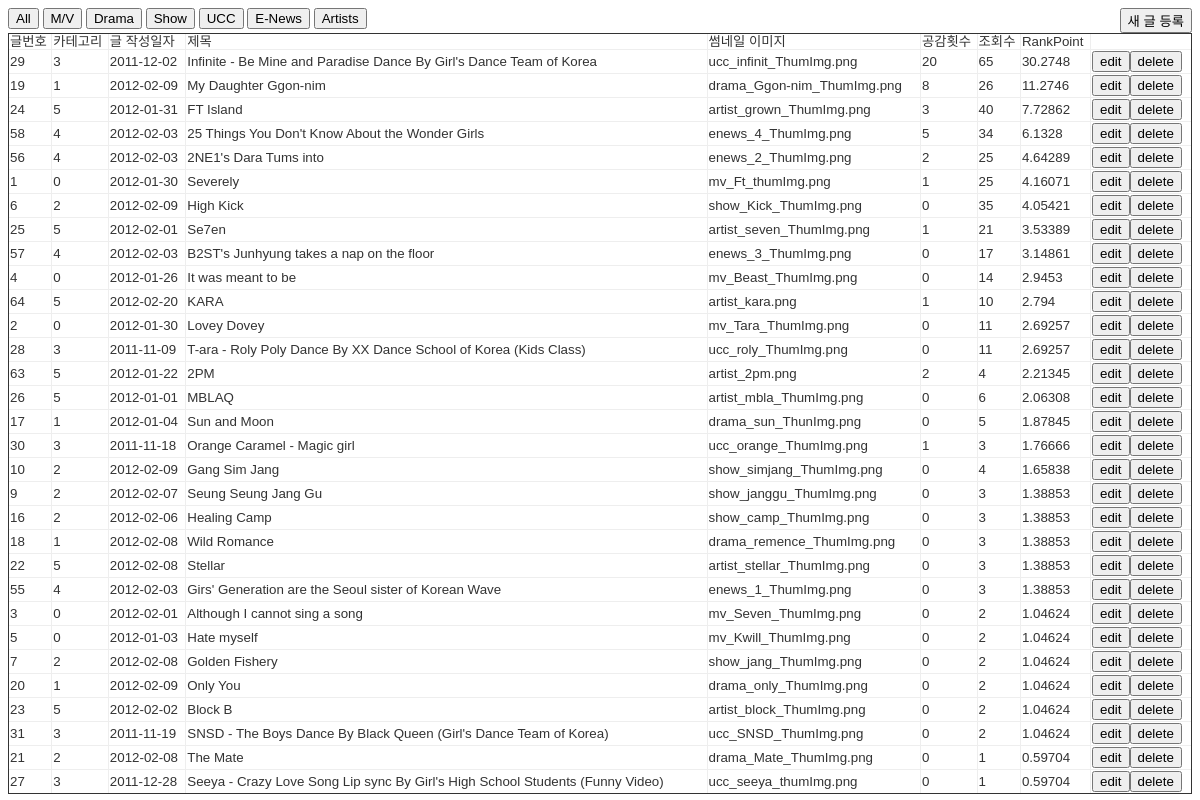
The app's page /admin/index.php with its own data.
### tables this page shows
CREATE TABLE `contents` (
  `id` int(11) NOT NULL AUTO_INCREMENT,
  `category` int(11) NOT NULL DEFAULT '0',
  `title` varchar(200) NOT NULL,
  `date` date NOT NULL,
  `thumb_img` varchar(100) NOT NULL,
  `vod_src` text,
  `empathy` int(11) NOT NULL DEFAULT '0',
  `viewcount` int(11) NOT NULL DEFAULT '0',
  `rankpoint` float NOT NULL DEFAULT '0',
  `description` text NOT NULL,
  PRIMARY KEY (`id`)
);

### admin/index.php (the view, shortened to what this page needs)
<!DOCTYPE HTML>
<?php
$category = $_GET['m'];
?>
<html lang="en">
<head>
</head>
<body>
	<div style="width: 100%;">
		<div>
			<div style="float: left;">
				<a href="./index.php?m=6"><button>All</button></a>
				<a href="./index.php?m=0"><button>M/V</button></a>
				<a href="./index.php?m=1"><button>Drama</button></a>
				<a href="./index.php?m=2"><button>Show</button></a>
				<a href="./index.php?m=3"><button>UCC</button></a>
				<a href="./index.php?m=4"><button>E-News</button></a>
				<a href="./index.php?m=5"><button>Artists</button></a>
			</div>
			<div style="float: right;">
				<a href="./register.php"><button>새 글 등록</button></a>
			</div>
		</div>
		<div>
			<table border="1">
				<thead>
					<td>글번호</td>
					<td>카테고리</td>
					<td>글 작성일자</td>
					<td>제목</td>
					<td>썸네일 이미지</td>
					<td>공감횟수</td>
					<td>조회수</td>
					<td>RankPoint</td>
					<td>&nbsp;</td>
				</thead>
				<tbody>
					<?php
						if ($category == NULL || $category == 6)
							$query = "SELECT * FROM contents ORDER BY rankpoint desc";
						else
							$query = "SELECT * FROM contents WHERE category = " . $category . " ORDER BY id desc";
						$result = mysql_query($query);
						while($row = mysql_fetch_assoc($result))
						{
							echo "<tr>";
							echo "<td>".$row['id']."</td>";
							echo "<td>".$row['category']."</td>";
							echo "<td>".$row['date']."</td>";
							echo "<td>".$row['title']."</td>";
							echo "<td>".$row['thumb_img']."</td>";
							echo "<td>".$row['empathy']."</td>";
							echo "<td>".$row['viewcount']."</td>";
							echo "<td>".$row['rankpoint']."</td>";
							echo "<td><a href=\"./edit.php?id=".$row['id']."\"><button>edit</button></a><a href=\"./delete.php?id=".$row['id']."\"><button>delete</button></a></td>";
							echo "</tr>";
						}
					?>
				</tbody>
			</table>
		</div>
	</div>
</body>
</html>

### admin/index.php (style rules this page uses)
table { width: 100%; border: solid 1px; border-collapse:collapse;border-spacing:0; margin:0; padding:0; font-weight:normal; font-style:normal; font-size:100%; line-height:1; font-family:inherit; }
body { font-size: 10pt; font-family: Arial, Helvetica, sans-serif; color: #333333; }

### records on screen
contents: id "29", category "3", date "2011-12-02", title "Infinite - Be Mine and Paradise Dance By Girl's Dance Team of Korea", thumb_img "ucc_infinit_ThumImg.png", empathy "20", viewcount "65", rankpoint "30.2748"
contents: id "19", category "1", date "2012-02-09", title "My Daughter Ggon-nim", thumb_img "drama_Ggon-nim_ThumImg.png", empathy "8", viewcount "26", rankpoint "11.2746"
contents: id "24", category "5", date "2012-01-31", title "FT Island", thumb_img "artist_grown_ThumImg.png", empathy "3", viewcount "40", rankpoint "7.72862"
contents: id "58", category "4", date "2012-02-03", title "25 Things You Don't Know About the Wonder Girls", thumb_img "enews_4_ThumImg.png", empathy "5", viewcount "34", rankpoint "6.1328"
contents: id "56", category "4", date "2012-02-03", title "2NE1's Dara Tums into", thumb_img "enews_2_ThumImg.png", empathy "2", viewcount "25", rankpoint "4.64289"
contents: id "1", category "0", date "2012-01-30", title "Severely", thumb_img "mv_Ft_thumImg.png", empathy "1", viewcount "25", rankpoint "4.16071"
contents: id "6", category "2", date "2012-02-09", title "High Kick", thumb_img "show_Kick_ThumImg.png", empathy "0", viewcount "35", rankpoint "4.05421"
contents: id "25", category "5", date "2012-02-01", title "Se7en", thumb_img "artist_seven_ThumImg.png", empathy "1", viewcount "21", rankpoint "3.53389"
contents: id "57", category "4", date "2012-02-03", title "B2ST's Junhyung takes a nap on the floor", thumb_img "enews_3_ThumImg.png", empathy "0", viewcount "17", rankpoint "3.14861"
contents: id "4", category "0", date "2012-01-26", title "It was meant to be", thumb_img "mv_Beast_ThumImg.png", empathy "0", viewcount "14", rankpoint "2.9453"
contents: id "64", category "5", date "2012-02-20", title "KARA", thumb_img "artist_kara.png", empathy "1", viewcount "10", rankpoint "2.794"
contents: id "2", category "0", date "2012-01-30", title "Lovey Dovey", thumb_img "mv_Tara_ThumImg.png", empathy "0", viewcount "11", rankpoint "2.69257"
contents: id "28", category "3", date "2011-11-09", title "T-ara - Roly Poly Dance By XX Dance School of Korea (Kids Class)", thumb_img "ucc_roly_ThumImg.png", empathy "0", viewcount "11", rankpoint "2.69257"
contents: id "63", category "5", date "2012-01-22", title "2PM", thumb_img "artist_2pm.png", empathy "2", viewcount "4", rankpoint "2.21345"
contents: id "26", category "5", date "2012-01-01", title "MBLAQ", thumb_img "artist_mbla_ThumImg.png", empathy "0", viewcount "6", rankpoint "2.06308"
contents: id "17", category "1", date "2012-01-04", title "Sun and Moon", thumb_img "drama_sun_ThunImg.png", empathy "0", viewcount "5", rankpoint "1.87845"
contents: id "30", category "3", date "2011-11-18", title "Orange Caramel - Magic girl", thumb_img "ucc_orange_ThumImg.png", empathy "1", viewcount "3", rankpoint "1.76666"
contents: id "10", category "2", date "2012-02-09", title "Gang Sim Jang", thumb_img "show_simjang_ThumImg.png", empathy "0", viewcount "4", rankpoint "1.65838"
contents: id "9", category "2", date "2012-02-07", title "Seung Seung Jang Gu", thumb_img "show_janggu_ThumImg.png", empathy "0", viewcount "3", rankpoint "1.38853"
contents: id "16", category "2", date "2012-02-06", title "Healing Camp", thumb_img "show_camp_ThumImg.png", empathy "0", viewcount "3", rankpoint "1.38853"
contents: id "18", category "1", date "2012-02-08", title "Wild Romance", thumb_img "drama_remence_ThumImg.png", empathy "0", viewcount "3", rankpoint "1.38853"
contents: id "22", category "5", date "2012-02-08", title "Stellar", thumb_img "artist_stellar_ThumImg.png", empathy "0", viewcount "3", rankpoint "1.38853"
contents: id "55", category "4", date "2012-02-03", title "Girs' Generation are the Seoul sister of Korean Wave", thumb_img "enews_1_ThumImg.png", empathy "0", viewcount "3", rankpoint "1.38853"
contents: id "3", category "0", date "2012-02-01", title "Although I cannot sing a song", thumb_img "mv_Seven_ThumImg.png", empathy "0", viewcount "2", rankpoint "1.04624"
contents: id "5", category "0", date "2012-01-03", title "Hate myself", thumb_img "mv_Kwill_ThumImg.png", empathy "0", viewcount "2", rankpoint "1.04624"
contents: id "7", category "2", date "2012-02-08", title "Golden Fishery", thumb_img "show_jang_ThumImg.png", empathy "0", viewcount "2", rankpoint "1.04624"
contents: id "20", category "1", date "2012-02-09", title "Only You", thumb_img "drama_only_ThumImg.png", empathy "0", viewcount "2", rankpoint "1.04624"
contents: id "23", category "5", date "2012-02-02", title "Block B", thumb_img "artist_block_ThumImg.png", empathy "0", viewcount "2", rankpoint "1.04624"
contents: id "31", category "3", date "2011-11-19", title "SNSD - The Boys Dance By Black Queen (Girl's Dance Team of Korea)", thumb_img "ucc_SNSD_ThumImg.png", empathy "0", viewcount "2", rankpoint "1.04624"
contents: id "21", category "2", date "2012-02-08", title "The Mate", thumb_img "drama_Mate_ThumImg.png", empathy "0", viewcount "1", rankpoint "0.59704"
contents: id "27", category "3", date "2011-12-28", title "Seeya - Crazy Love Song Lip sync By Girl's High School Students (Funny Video)", thumb_img "ucc_seeya_thumImg.png", empathy "0", viewcount "1", rankpoint "0.59704"
